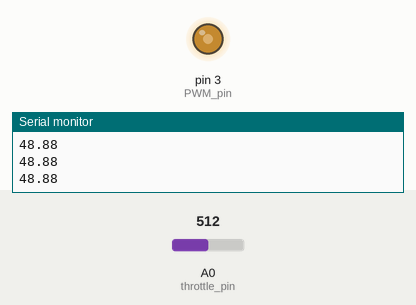
Recording of a sketch running on a simulated Arduino Uno, built with avr-gcc and run on an emulated ATmega328P. Shown: output pins drawn as LEDs (lit = HIGH), the last lines printed to the serial monitor. Inputs (shaded band) come from the test bench; at power-on: A0 (throttle_pin) = 512.

Above: at 1.2 s.
1.3 s: A0 (throttle_pin) set to 716
At 2.2 s:
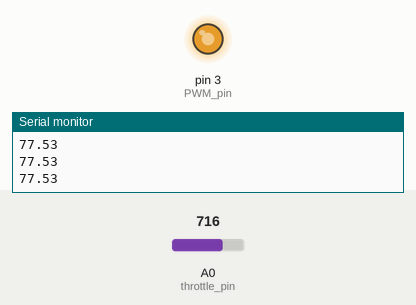
2.8 s: A0 (throttle_pin) set to 306
At 3.3 s:
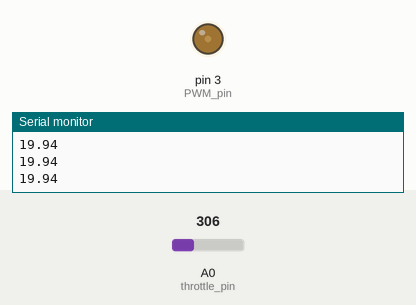
4.3 s: A0 (throttle_pin) set to 122
At 5.6 s:
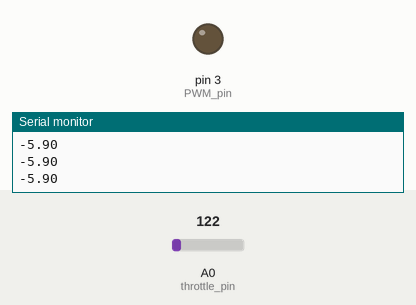
Timing chart, 0 to 7.3 s (numbered marks = the images above; inputs shaded):
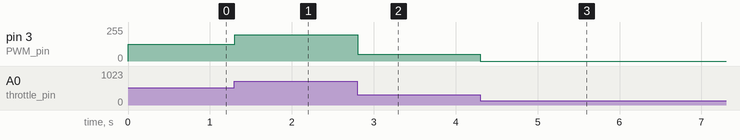

Measured:
- after the input at 1.3 s, pin 3 (PWM_pin): 125/255 → 198/255 at once
- after the input at 2.8 s, pin 3 (PWM_pin): 198/255 → 51/255 at once
- after the input at 4.3 s, pin 3 (PWM_pin): 51/255 → 0/255 at once

The sketch:

Throttle_PWM.ino
```cpp
int PWM_pin = 3;
int throttle_pin = A0;
int PWM_pct = 0;
int throttle_val = 0;
float throttle_val_pct = 0;

void setup() {
  pinMode(PWM_pin, OUTPUT);
  Serial.begin(9600);
}

void loop() {
  throttle_val = analogRead(throttle_pin);
  throttle_val_pct = (float)100 * ((float)throttle_val - (float)164) / (float)712;

  PWM_pct = round((float)255 * (float)throttle_val_pct / (float)100);

  if (PWM_pct >= 254) PWM_pct = 255;
  if (PWM_pct <= 1) PWM_pct = 0;

  analogWrite(PWM_pin, PWM_pct);
  Serial.println(throttle_val_pct);
}
```
